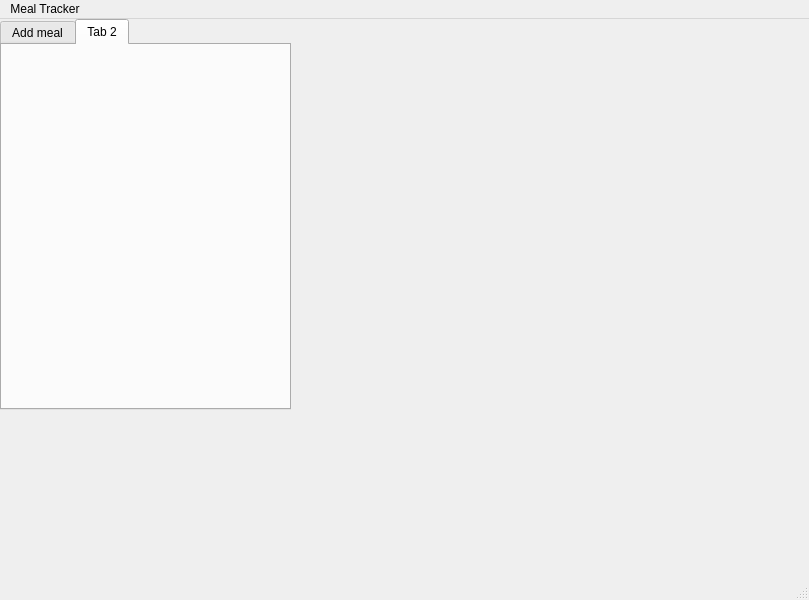
<?xml version="1.0" encoding="UTF-8"?>
<ui version="4.0">
 <class>mainWindow</class>
 <widget class="QMainWindow" name="mainWindow">
  <property name="windowModality">
   <enum>Qt::NonModal</enum>
  </property>
  <property name="geometry">
   <rect>
    <x>0</x>
    <y>0</y>
    <width>809</width>
    <height>600</height>
   </rect>
  </property>
  <property name="windowTitle">
   <string>MainWindow</string>
  </property>
  <widget class="QWidget" name="centralwidget">
   <widget class="QTabWidget" name="add_the_meal_2">
    <property name="geometry">
     <rect>
      <x>0</x>
      <y>0</y>
      <width>291</width>
      <height>391</height>
     </rect>
    </property>
    <property name="styleSheet">
     <string notr="true">MealList</string>
    </property>
    <property name="currentIndex">
     <number>1</number>
    </property>
    <widget class="QWidget" name="add_the_meal">
     <attribute name="title">
      <string>Add meal</string>
     </attribute>
     <widget class="QTableWidget" name="tableWidget">
      <property name="geometry">
       <rect>
        <x>0</x>
        <y>10</y>
        <width>251</width>
        <height>201</height>
       </rect>
      </property>
      <row>
       <property name="text">
        <string>Calories</string>
       </property>
      </row>
      <row>
       <property name="text">
        <string>Sugar</string>
       </property>
      </row>
      <row>
       <property name="text">
        <string>Cholesterol</string>
       </property>
      </row>
      <row>
       <property name="text">
        <string>Protein</string>
       </property>
      </row>
      <row>
       <property name="text">
        <string>Date</string>
       </property>
      </row>
      <row>
       <property name="text">
        <string>Time</string>
       </property>
      </row>
      <column>
       <property name="text">
        <string>Meal</string>
       </property>
      </column>
      <item row="0" column="0">
       <property name="text">
        <string/>
       </property>
       <property name="font">
        <font>
         <underline>true</underline>
        </font>
       </property>
      </item>
     </widget>
    </widget>
    <widget class="QWidget" name="MealList">
     <attribute name="title">
      <string>Tab 2</string>
     </attribute>
    </widget>
   </widget>
  </widget>
  <widget class="QMenuBar" name="menubar">
   <property name="geometry">
    <rect>
     <x>0</x>
     <y>0</y>
     <width>809</width>
     <height>21</height>
    </rect>
   </property>
   <widget class="QMenu" name="menuMeal_Tracker">
    <property name="title">
     <string>Meal Tracker</string>
    </property>
   </widget>
   <addaction name="menuMeal_Tracker"/>
  </widget>
  <widget class="QStatusBar" name="statusbar"/>
  <action name="actionAdd_Meal">
   <property name="text">
    <string>Add Meal</string>
   </property>
  </action>
  <action name="actionBack">
   <property name="text">
    <string>Back</string>
   </property>
  </action>
  <action name="actionAdd_Meal_2">
   <property name="text">
    <string>Add Meal</string>
   </property>
  </action>
 </widget>
 <resources/>
 <connections/>
</ui>
